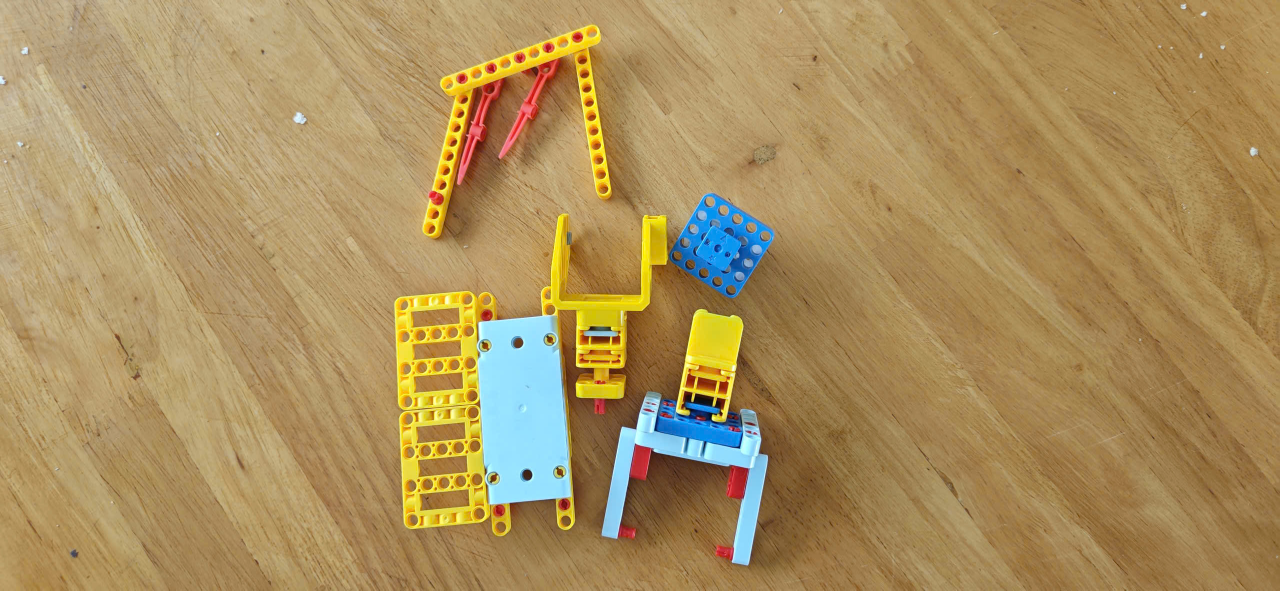
#> input picture lesson_6/images/sample.jpg, 2560 x 1181 px, found by its file name (shown at 1/2 size)
$ python letterbox.py
#> lines starting #> are read from the running program, lines starting #| are printed output that depends on the picture
import cv2
import numpy as np
import matplotlib.pyplot as plt
import os

def letterbox(img, target_size=(640, 640), color=(114, 114, 114)):
    """
    Thay đổi kích thước ảnh (Resize) nhưng vẫn giữ nguyên tỷ lệ khung hình (Aspect Ratio).
    Phần không gian thừa sẽ được đệm (pad) bằng một màu cố định.
    Kỹ thuật này là tiêu chuẩn tiền xử lý cho các mô hình như YOLO.

    Tham số:
        img: Ảnh gốc đầu vào.
        target_size: Kích thước mục tiêu (width, height).
        color: Màu đệm viền (Mặc định là xám 114).

    Trả về:
        img_lb: Ảnh sau khi đã Letterbox.
        scale: Tỷ lệ đã dùng để thu/phóng ảnh.
        pad: Tuple chứa giá trị padding (pad_left, pad_top).
    """
    h, w = img.shape[:2]
    tw, th = target_size

    # 1. Tính toán tỷ lệ thu/phóng sao cho ảnh không bị méo
    scale = min(tw / w, th / h)
    new_w = int(round(w * scale))
    new_h = int(round(h * scale))

    # 2. Thay đổi kích thước ảnh với tỷ lệ đã tính
    resized = cv2.resize(img, (new_w, new_h), interpolation=cv2.INTER_LINEAR)

    # 3. Tính toán phần viền cần đệm (Padding) để đạt đúng target_size
    pad_left = (tw - new_w) // 2
    pad_top = (th - new_h) // 2
    pad_right = tw - new_w - pad_left
    pad_bottom = th - new_h - pad_top

    # 4. Thêm viền đệm bằng hàm copyMakeBorder
    img_lb = cv2.copyMakeBorder(
        resized, pad_top, pad_bottom, pad_left, pad_right,
        cv2.BORDER_CONSTANT, value=color
    )

    return img_lb, scale, (pad_left, pad_top)

def letterbox_to_original(x_lb, y_lb, scale, pad):
    """
    Chuyển đổi ngược tọa độ (x, y) từ ảnh Letterbox về lại tọa độ trên ảnh gốc.
    Rất cần thiết khi mô hình AI dự đoán Bounding Box trên ảnh Letterbox và ta cần vẽ nó lên ảnh thật.
    """
    x_orig = (x_lb - pad[0]) / scale
    y_orig = (y_lb - pad[1]) / scale
    return x_orig, y_orig

# === BƯỚC 1: TẢI ẢNH ===
img_path = "images/sample.jpg"
if not os.path.exists(img_path):
    print(f"Lỗi: Không tìm thấy ảnh tại {img_path}")
    exit()

img = cv2.imread(img_path)
#> img is the input picture: shape (1181, 2560, 3); mean B, G, R 94.2, 143.5, 169.9
if img is None:
    raise ValueError("Không thể giải mã ảnh!")

img_rgb = cv2.cvtColor(img, cv2.COLOR_BGR2RGB)
h, w = img.shape[:2]
#> h = 1181; w = 2560

# === BƯỚC 2: TIỀN XỬ LÝ ẢNH ===
# 1. Kỹ thuật Letterbox (Giữ tỷ lệ, đệm viền)
img_lb, scale, pad = letterbox(img, (640, 640))
#> in letterbox, `resized = cv2.resize(img, (new_w, new_h), interpolation=cv2.INTER_LINE..`:
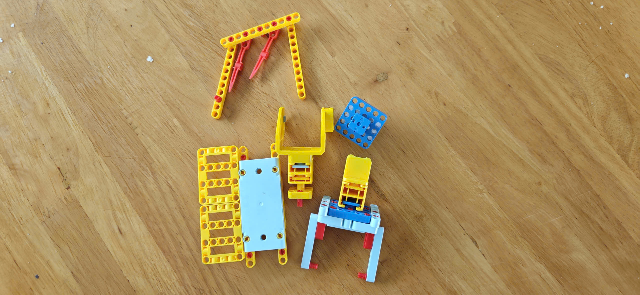
#> resized: shape (295, 640, 3); mean B, G, R 94, 143.3, 169.8
#> in letterbox, `img_lb = cv2.copyMakeBorder( resized, pad_top, pad_bottom, pad_left, p..`:
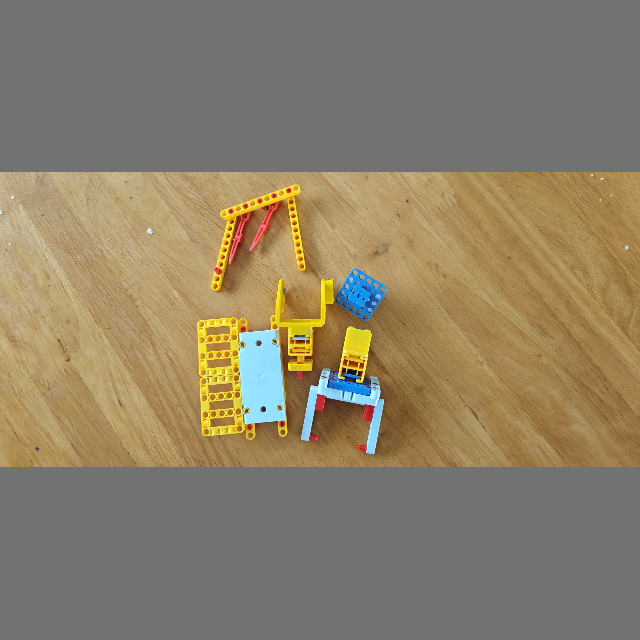
#> img_lb: shape (640, 640, 3); mean B, G, R 104.8, 127.5, 139.7
#> scale = 0.25; pad = (0, 172)
img_lb_rgb = cv2.cvtColor(img_lb, cv2.COLOR_BGR2RGB)

# 2. Kỹ thuật Stretch (Bóp méo ảnh để lấp đầy 640x640)
img_stretch = cv2.resize(img, (640, 640))
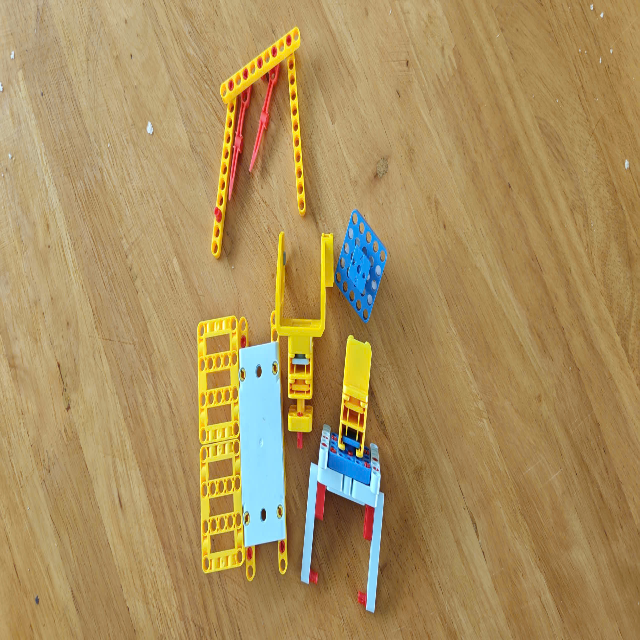
#> img_stretch: shape (640, 640, 3); mean B, G, R 94, 143.3, 169.7
img_stretch_rgb = cv2.cvtColor(img_stretch, cv2.COLOR_BGR2RGB)

# === BƯỚC 3: MÔ PHỎNG LẬP BẢN ĐỒ BOUNDING BOX (BBOX) ===
# Giả sử mô hình AI (như YOLO) phát hiện được một Bbox trên ảnh Letterbox 640x640
bbox_lb = (200, 150, 400, 350)  # (x1, y1, x2, y2)

# Khôi phục tọa độ Bbox này về hệ quy chiếu của ảnh gốc ban đầu
x1_orig, y1_orig = letterbox_to_original(bbox_lb[0], bbox_lb[1], scale, pad)
#> in letterbox_to_original, `x_orig = (x_lb - pad[0]) / scale`: x_orig = 800
#> in letterbox_to_original, `y_orig = (y_lb - pad[1]) / scale`: y_orig = -88
#> x1_orig = 800; y1_orig = -88
x2_orig, y2_orig = letterbox_to_original(bbox_lb[2], bbox_lb[3], scale, pad)
#> x2_orig = 1600; y2_orig = 712

# Đảm bảo tọa độ khôi phục không vượt quá giới hạn khung ảnh gốc (Clamp)
x1_orig = max(0, int(x1_orig))
y1_orig = max(0, int(y1_orig))
#> y1_orig = 0
x2_orig = min(w, int(x2_orig))
y2_orig = min(h, int(y2_orig))

# === BƯỚC 4: HIỂN THỊ VÀ SO SÁNH ===
fig, axes = plt.subplots(1, 3, figsize=(18, 6))

# Hình 1: Ảnh gốc và Bbox đã được khôi phục tọa độ chuẩn xác
img_orig_draw = img_rgb.copy()
cv2.rectangle(img_orig_draw, (x1_orig, y1_orig), (x2_orig, y2_orig), (0, 255, 0), 3)
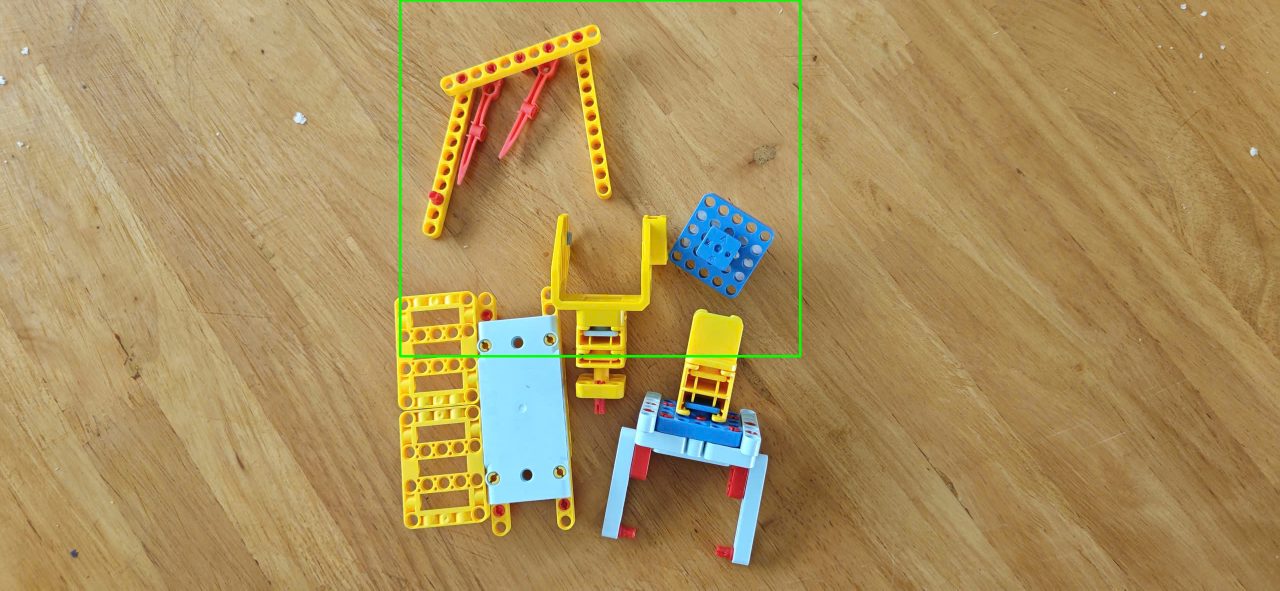
#> img_orig_draw: shape (1181, 2560, 3) (shown at 1/2 size); mean R, G, B 169.1, 143.9, 93.7
axes[0].imshow(img_orig_draw)
axes[0].set_title(f"Gốc + Bbox khôi phục\n({w}x{h} - Tỷ lệ: {w/h:.2f})")
axes[0].axis("off")

# Hình 2: Ảnh Letterbox (Tiêu chuẩn AI)
img_lb_draw = img_lb_rgb.copy()
cv2.rectangle(img_lb_draw, (bbox_lb[0], bbox_lb[1]), (bbox_lb[2], bbox_lb[3]), (0, 255, 0), 3)
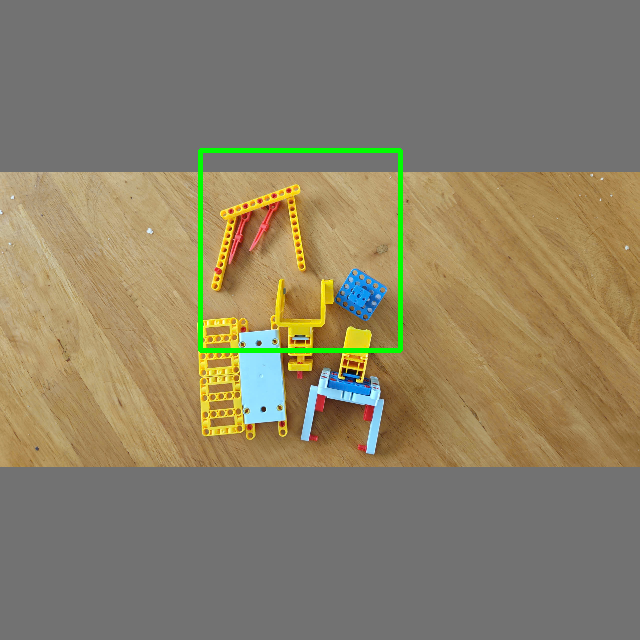
#> img_lb_draw: shape (640, 640, 3); mean R, G, B 138.1, 128.6, 103.8
axes[1].imshow(img_lb_draw)
axes[1].set_title(f"Letterbox (640x640)\nScale={scale:.3f}, Pad={pad}")
axes[1].axis("off")

# Hình 3: Ảnh Stretch (Lỗi méo hình)
axes[2].imshow(img_stretch_rgb)
axes[2].set_title("Stretch (640x640)\n(Sai lệch tỷ lệ - Bị méo!)")
axes[2].axis("off")

plt.suptitle("Tiền xử lý AI: Letterbox vs Stretch", fontsize=16)
plt.tight_layout(rect=[0, 0, 1, 0.93])

output_dir = "output"
os.makedirs(output_dir, exist_ok=True)
plt.savefig(f"{output_dir}/letterbox_vs_stretch.png", dpi=150)
plt.show()

# === BƯỚC 5: XUẤT THÔNG SỐ TOÁN HỌC ===
print("=== THÔNG SỐ CHUYỂN ĐỔI LETTERBOX ===")
print(f"- Ảnh gốc: {w}x{h} (Tỷ lệ {w/h:.2f})")
#| - Ảnh gốc: 2560x1181 (Tỷ lệ 2.17)
print(f"- Hệ số tỷ lệ (Scale): {scale:.4f}")
#| - Hệ số tỷ lệ (Scale): 0.2500
print(f"- Đệm viền (Padding): Left={pad[0]}, Top={pad[1]}")
#| - Đệm viền (Padding): Left=0, Top=172
print(f"- Tọa độ Bbox trên Letterbox: {bbox_lb}")
print(f"- Tọa độ Bbox thực tế (Gốc):  ({x1_orig}, {y1_orig}, {x2_orig}, {y2_orig})")
#| - Tọa độ Bbox thực tế (Gốc):  (800, 0, 1600, 712)
